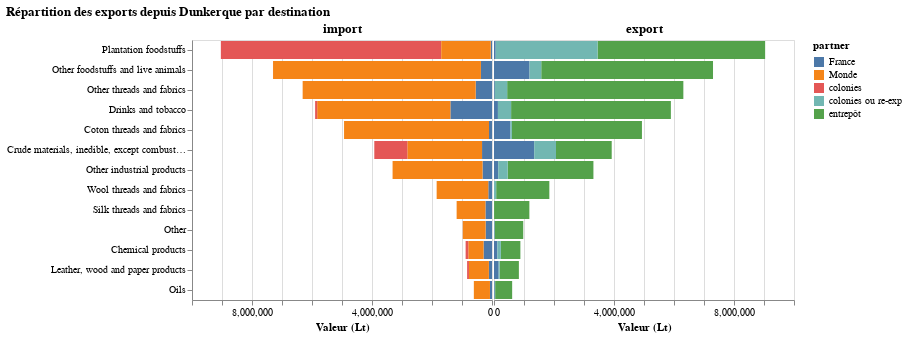

The code cell stored with this chart in its notebook:
### Code cell
VegaLite({
  "title": "Répartition des exports depuis Dunkerque par destination",
  "data": {"values": report_dk},
  "spacing": 0,
  "hconcat": [{
    "transform": [{
      "filter": {"field": "group", "equal": "import"}
    }],
    "title": "import",
    "mark": "bar",
    "encoding": {
      "y": {
        "field": "product", "title": None, "sort": "-x"
      },
      "x": {
        "field": "value",
        "type": "quantitative",
        "title": "Valeur (Lt)",
          "sort": "descending"
      },
      "color": {
        "field": "partner",
      }
    }
  },
  {
    "transform": [{
      "filter": {"field": "group", "equal": "export"}
    }],
    "title": "export",
    "mark": "bar",
    "encoding": {
      "y": {
        "field": "product", "sort": "-x", "title": None, "axis": None

      },
      "x": {
        "field": "value",
        "type": "quantitative",
        "title": "Valeur (Lt)",
        "sort": "ascending"
      },
      "color": {
        "field": "partner",
      }
    }
  }
  ]
}
)

### Figure 1 — Vega-Lite specification as saved in the notebook (floating-point values rounded to 4 significant figures)
{"data": {"values": [{"group": "export", "partner": "entrepôt", "product": "Other threads and fabrics", "value": 5873000.0}, {"group": "export", "partner": "France", "product": "Other threads and fabrics", "value": 27060.0}, {"group": "export", "partner": "colonies ou re-exp", "product": "Other threads and fabrics", "value": 411933}, {"group": "import", "partner": "France", "product": "Other threads and fabrics", "value": 543957}, {"group": "import", "partner": "Monde", "product": "Other threads and fabrics", "value": 5767681}, {"group": "export", "partner": "entrepôt", "product": "Crude materials, inedible, except combustibles", "value": 1857000.0}, {"group": "export", "partner": "France", "product": "Crude materials, inedible, except combustibles", "value": 1341000.0}, {"group": "export", "partner": "colonies ou re-exp", "product": "Crude materials, inedible, except combustibles", "value": 725681}, {"group": "import", "partner": "France", "product": "Crude materials, inedible, except combustibles", "value": 331600.0}, {"group": "import", "partner": "Monde", "product": "Crude materials, inedible, except combustibles", "value": 2490363}, {"group": "import", "partner": "colonies", "product": "Crude materials, inedible, except combustibles", "value": 1101518}, {"group": "export", "partner": "entrepôt", "product": "Wool threads and fabrics", "value": 1772348}, {"group": "export", "partner": "France", "product": "Wool threads and fabrics", "value": 1376}, {"group": "export", "partner": "colonies ou re-exp", "product": "Wool threads and fabrics", "value": 71104}, {"group": "import", "partner": "France", "product": "Wool threads and fabrics", "value": 123728}, {"group": "import", "partner": "Monde", "product": "Wool threads and fabrics", "value": 1721100}, {"group": "export", "partner": "entrepôt", "product": "Oils", "value": 567000.0}, {"group": "export", "partner": "France", "product": "Oils", "value": 23530.0}, {"group": "export", "partner": "colonies ou re-exp", "product": "Oils", "value": 14793}, {"group": "import", "partner": "France", "product": "Oils", "value": 67870.0}, {"group": "import", "partner": "Monde", "product": "Oils", "value": 537431}, {"group": "export", "partner": "entrepôt", "product": "Other", "value": 951700.0}, {"group": "export", "partner": "France", "product": "Other", "value": 14280.0}, {"group": "export", "partner": "colonies ou re-exp", "product": "Other", "value": 8932}, {"group": "import", "partner": "France", "product": "Other", "value": 212659}, {"group": "import", "partner": "Monde", "product": "Other", "value": 760882}, {"group": "import", "partner": "colonies", "product": "Other", "value": 1353}, {"group": "export", "partner": "entrepôt", "product": "Other industrial products", "value": 2858000.0}, {"group": "export", "partner": "France", "product": "Other industrial products", "value": 141500.0}, {"group": "export", "partner": "colonies ou re-exp", "product": "Other industrial products", "value": 313967}, {"group": "import", "partner": "France", "product": "Other industrial products", "value": 314800.0}, {"group": "import", "partner": "Monde", "product": "Other industrial products", "value": 2999118}, {"group": "export", "partner": "entrepôt", "product": "Coton threads and fabrics", "value": 4334738}, {"group": "export", "partner": "France", "product": "Coton threads and fabrics", "value": 547605}, {"group": "export", "partner": "colonies ou re-exp", "product": "Coton threads and fabrics", "value": 49084}, {"group": "import", "partner": "France", "product": "Coton threads and fabrics", "value": 99571}, {"group": "import", "partner": "Monde", "product": "Coton threads and fabrics", "value": 4831856}, {"group": "export", "partner": "entrepôt", "product": "Leather, wood and paper products", "value": 641900.0}, {"group": "export", "partner": "France", "product": "Leather, wood and paper products", "value": 155300.0}, {"group": "export", "partner": "colonies ou re-exp", "product": "Leather, wood and paper products", "value": 32319}, {"group": "import", "partner": "France", "product": "Leather, wood and paper products", "value": 103600.0}, {"group": "import", "partner": "Monde", "product": "Leather, wood and paper products", "value": 664528}, {"group": "import", "partner": "colonies", "product": "Leather, wood and paper products", "value": 61376}, {"group": "export", "partner": "entrepôt", "product": "Drinks and tobacco", "value": 5326000.0}, {"group": "export", "partner": "France", "product": "Drinks and tobacco", "value": 130900.0}, {"group": "export", "partner": "colonies ou re-exp", "product": "Drinks and tobacco", "value": 439317}, {"group": "import", "partner": "France", "product": "Drinks and tobacco", "value": 1387000.0}, {"group": "import", "partner": "Monde", "product": "Drinks and tobacco", "value": 4440210}, {"group": "import", "partner": "colonies", "product": "Drinks and tobacco", "value": 68894}, {"group": "export", "partner": "entrepôt", "product": "Chemical products", "value": 651100.0}, {"group": "export", "partner": "France", "product": "Chemical products", "value": 111000.0}, {"group": "export", "partner": "colonies ou re-exp", "product": "Chemical products", "value": 117279}, {"group": "import", "partner": "France", "product": "Chemical products", "value": 280900.0}, {"group": "import", "partner": "Monde", "product": "Chemical products", "value": 508907}, {"group": "import", "partner": "colonies", "product": "Chemical products", "value": 89556}, {"group": "export", "partner": "entrepôt", "product": "Other foodstuffs and live animals", "value": 5726000.0}, {"group": "export", "partner": "France", "product": "Other foodstuffs and live animals", "value": 1184000.0}, {"group": "export", "partner": "colonies ou re-exp", "product": "Other foodstuffs and live animals", "value": 390372}, {"group": "import", "partner": "France", "product": "Other foodstuffs and live animals", "value": 369300.0}, {"group": "import", "partner": "Monde", "product": "Other foodstuffs and live animals", "value": 6929264}, {"group": "import", "partner": "colonies", "product": "Other foodstuffs and live animals", "value": 1736}, {"group": "export", "partner": "entrepôt", "product": "Silk threads and fabrics", "value": 1176850}, {"group": "export", "partner": "France", "product": "Silk threads and fabrics", "value": 0}, {"group": "export", "partner": "colonies ou re-exp", "product": "Silk threads and fabrics", "value": 2100}, {"group": "import", "partner": "France", "product": "Silk threads and fabrics", "value": 218180}, {"group": "import", "partner": "Monde", "product": "Silk threads and fabrics", "value": 960770}, {"group": "export", "partner": "entrepôt", "product": "Plantation foodstuffs", "value": 5585525}, {"group": "export", "partner": "France", "product": "Plantation foodstuffs", "value": 57275}, {"group": "export", "partner": "colonies ou re-exp", "product": "Plantation foodstuffs", "value": 3395147}, {"group": "import", "partner": "France", "product": "Plantation foodstuffs", "value": 42550}, {"group": "import", "partner": "colonies", "product": "Plantation foodstuffs", "value": 7345722}, {"group": "import", "partner": "Monde", "product": "Plantation foodstuffs", "value": 1649675}]}, "hconcat": [{"encoding": {"color": {"field": "partner"}, "x": {"field": "value", "sort": "descending", "title": "Valeur (Lt)", "type": "quantitative"}, "y": {"field": "product", "sort": "-x", "title": null}}, "mark": "bar", "title": "import", "transform": [{"filter": {"equal": "import", "field": "group"}}]}, {"encoding": {"color": {"field": "partner"}, "x": {"field": "value", "sort": "ascending", "title": "Valeur (Lt)", "type": "quantitative"}, "y": {"axis": null, "field": "product", "sort": "-x", "title": null}}, "mark": "bar", "title": "export", "transform": [{"filter": {"equal": "export", "field": "group"}}]}], "spacing": 0, "title": "Répartition des exports depuis Dunkerque par destination"}
